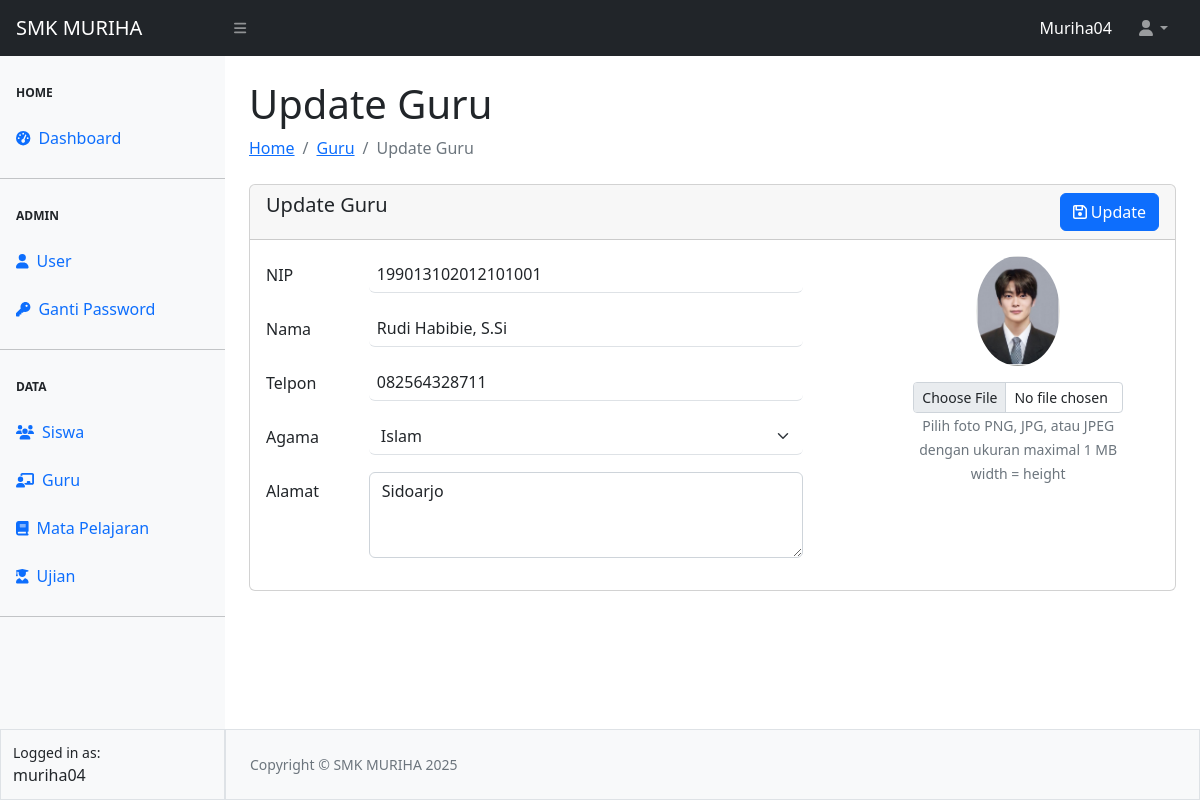
The app's page /guru/edit-guru.php?id=1 (signed in) with its own data.
### tables this page shows
CREATE TABLE `tbl_guru` (
  `id` int(11) NOT NULL,
  `nip` varchar(30) NOT NULL,
  `nama` varchar(100) NOT NULL,
  `alamat` varchar(128) NOT NULL,
  `telpon` varchar(20) NOT NULL,
  `agama` varchar(20) NOT NULL,
  `foto` varchar(20) NOT NULL
);

### guru/edit-guru.php (the view, shortened to what this page needs)
<?php
require_once "../config.php";
require_once "../template/header.php";
require_once "../template/navbar.php";
require_once "../template/sidebar.php";
$id = $_GET['id'];
$queryGuru = mysqli_query($koneksi, "SELECT * FROM tbl_guru WHERE id = $id");
$data = mysqli_fetch_array($queryGuru);
?>
<div id="layoutSidenav_content">
    <main>
        <div class="container-fluid px-4">
            <h1 class="mt-4">Update Guru</h1>
            <ol class="breadcrumb mb-4">
                <li class="breadcrumb-item"><a href="../index.php">Home</a></li>
                <li class="breadcrumb-item"><a href="guru.php">Guru</a></li>
                <li class="breadcrumb-item active">Update Guru</li>
            </ol>
            <form action="proses-guru.php" method="POST" enctype="multipart/form-data">
            <div class="card">
                <div class="card-header">
                    <span class="h5 my-2"><i class="fa-solid-fa-pen-to-square"></i> Update Guru</span>
                    <button type="submit" name="update" class="btn btn-primary float-end"><i class="fa-regular fa-floppy-disk"></i> Update</button>
                </div>
                <div class="card-body">
                    <div class="row">
                        <div class="col-8">
                        <div class="mb-3 row">
                            <label for="nip" class="col-sm-2 col-form-label">NIP</label>
                            <label for="nip" class="col-sm-1 col-form-label">:</label>
                            <div class="col-sm-9" style="margin-left: -50px;">
                                <input type="text" name="nip" pattern="[0-9]{18,}" title="Minimal 18 angka" class="form-control ps-2 border-0 border-bottom" value="<?= $data['nip'] ?>" required>
                            </div>
                        </div>
                        <div class="mb-3 row">
                            <label for="nama" class="col-sm-2 col-form-label">Nama</label>
                            <label for="nama" class="col-sm-1 col-form-label">:</label>
                            <div class="col-sm-9" style="margin-left: -50px;">
                                <input type="text" name="nama" class="form-control ps-2 border-0 border-bottom" value="<?= $data['nama'] ?>" required>
                            </div>
                        </div>
                        <div class="mb-3 row">
                            <label for="telpon" class="col-sm-2 col-form-label">Telpon</label>
                            <label for="telpon" class="col-sm-1 col-form-label">:</label>
                            <div class="col-sm-9" style="margin-left: -50px;">
                                <input type="tel" name="telpon" pattern="[0-9]{5,}" title="minimal 5 angka" class="form-control ps-2 border-0 border-bottom" value="<?= $data['telpon'] ?>" required>
                            </div>
                        </div>
                        <div class="mb-3 row">
                            <label for="agama" class="col-sm-2 col-form-label">Agama</label>
                            <label for="agama" class="col-sm-1 col-form-label">:</label>
                            <div class="col-sm-9" style="margin-left: -50px;">
                                <select name="agama" id="agama" class="form-select border-0 border-bottom" required>
                                    <?php
                                    $agama = ['Islam', 'Kristen', 'Katholik', 'Hindu', 'Budha'];
                                    foreach($agama as $rlg) {
                                        if ($data['agama'] == $rlg) { ?>
                                            <option value="<?= $rlg ?>" selected><?= $rlg ?></option>
                                        <?php } else { ?>
                                            <option value="<?= $rlg ?>"><?= $rlg ?></option>
                                        <?php
                                        }
                                    }
                                    ?>
                                </select>
                            </div>
                        </div>
                        <div class="mb-3 row">
                            <label for="alamat" class="col-sm-2 col-form-label">Alamat</label>
                            <label for="alamat" class="col-sm-1 col-form-label">:</label>
                            <div class="col-sm-9" style="margin-left: -50px;">
                                <textarea name="alamat" id="alamat" cols="30" rows="3" class="form-control" required><?= $data['alamat'] ?></textarea>
                            </div>
                        </div>
                        </div>
                        <div class="col-4 text-center px-5">
                            <img src="../asset/image/<?= $data['foto'] ?>" class="mb-3 rounded-circle" width="40%" alt="">
                            <input type="file" name="image" class="form-control form-control-sm">
                            <small class="text-secondary">Pilih foto PNG, JPG, atau JPEG dengan ukuran maximal 1 MB</small>
                            <div><small class="text-secondary">width = height</small></div>
                    </div>
                    </div>
                </div>
            </div>
            </form>
        </div>
    </main>
<?php
require_once "../template/footer.php";
?>

### records on screen
tbl_guru: nip "199013102012101001", nama "Rudi Habibie, S.Si", telpon "082564328711", agama "Islam", alamat "Sidoarjo", foto (picture)

### other values on screen
$_SESSION["ssUser"] "Muriha04"
$_SESSION["ssUser"] "muriha04"
